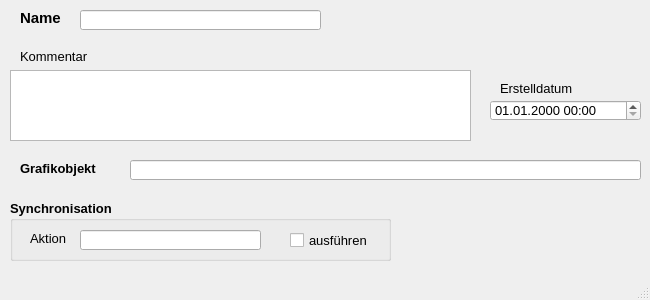
<?xml version="1.0" encoding="UTF-8"?>
<ui version="4.0">
 <class>MainWindow</class>
 <widget class="QMainWindow" name="MainWindow">
  <property name="enabled">
   <bool>true</bool>
  </property>
  <property name="geometry">
   <rect>
    <x>0</x>
    <y>0</y>
    <width>650</width>
    <height>300</height>
   </rect>
  </property>
  <property name="minimumSize">
   <size>
    <width>650</width>
    <height>300</height>
   </size>
  </property>
  <property name="font">
   <font>
    <family>Tahoma</family>
    <pointsize>10</pointsize>
   </font>
  </property>
  <property name="windowTitle">
   <string>Siedlungstyp</string>
  </property>
  <widget class="QWidget" name="centralwidget">
   <widget class="QLabel" name="label">
    <property name="geometry">
     <rect>
      <x>20</x>
      <y>10</y>
      <width>61</width>
      <height>16</height>
     </rect>
    </property>
    <property name="font">
     <font>
      <family>Tahoma</family>
      <pointsize>11</pointsize>
      <weight>75</weight>
      <bold>true</bold>
     </font>
    </property>
    <property name="text">
     <string>Name</string>
    </property>
   </widget>
   <widget class="QLabel" name="label_14">
    <property name="geometry">
     <rect>
      <x>20</x>
      <y>46</y>
      <width>81</width>
      <height>21</height>
     </rect>
    </property>
    <property name="text">
     <string>Kommentar</string>
    </property>
   </widget>
   <widget class="QLineEdit" name="tgnam">
    <property name="geometry">
     <rect>
      <x>80</x>
      <y>10</y>
      <width>241</width>
      <height>20</height>
     </rect>
    </property>
    <property name="toolTip">
     <string>&lt;html&gt;&lt;head/&gt;&lt;body&gt;&lt;p&gt;Eindeutige Bezeichnung&lt;/p&gt;&lt;/body&gt;&lt;/html&gt;</string>
    </property>
    <property name="statusTip">
     <string>Eindeutige Bezeichnung</string>
    </property>
   </widget>
   <widget class="QTextEdit" name="kommentar">
    <property name="geometry">
     <rect>
      <x>10</x>
      <y>70</y>
      <width>461</width>
      <height>71</height>
     </rect>
    </property>
    <property name="toolTip">
     <string>&lt;html&gt;&lt;head/&gt;&lt;body&gt;&lt;p&gt;Platz für zusätzliche Kommentare&lt;/p&gt;&lt;/body&gt;&lt;/html&gt;</string>
    </property>
    <property name="statusTip">
     <string>Platz für zusätzliche Kommentare</string>
    </property>
   </widget>
   <widget class="QgsDateTimeEdit" name="createdat">
    <property name="geometry">
     <rect>
      <x>490</x>
      <y>100</y>
      <width>151</width>
      <height>21</height>
     </rect>
    </property>
    <property name="font">
     <font>
      <family>Tahoma</family>
      <pointsize>10</pointsize>
      <weight>50</weight>
      <bold>false</bold>
     </font>
    </property>
    <property name="currentSection">
     <enum>QDateTimeEdit::DaySection</enum>
    </property>
    <property name="displayFormat">
     <string>dd.MM.yyyy HH:mm</string>
    </property>
   </widget>
   <widget class="QLabel" name="label_70">
    <property name="geometry">
     <rect>
      <x>500</x>
      <y>78</y>
      <width>80</width>
      <height>21</height>
     </rect>
    </property>
    <property name="font">
     <font>
      <family>Tahoma</family>
      <pointsize>10</pointsize>
      <weight>50</weight>
      <bold>false</bold>
     </font>
    </property>
    <property name="text">
     <string>Erstelldatum</string>
    </property>
   </widget>
   <widget class="QGroupBox" name="groupBox_sync">
    <property name="geometry">
     <rect>
      <x>10</x>
      <y>200</y>
      <width>381</width>
      <height>61</height>
     </rect>
    </property>
    <property name="font">
     <font>
      <family>Tahoma</family>
      <pointsize>10</pointsize>
      <weight>75</weight>
      <bold>true</bold>
     </font>
    </property>
    <property name="title">
     <string>Synchronisation</string>
    </property>
    <widget class="QCheckBox" name="status">
     <property name="geometry">
      <rect>
       <x>280</x>
       <y>30</y>
       <width>101</width>
       <height>21</height>
      </rect>
     </property>
     <property name="font">
      <font>
       <family>Tahoma</family>
       <pointsize>10</pointsize>
       <weight>50</weight>
       <bold>false</bold>
      </font>
     </property>
     <property name="toolTip">
      <string>Synchronisation aktivieren</string>
     </property>
     <property name="statusTip">
      <string>Synchronisation aktivieren</string>
     </property>
     <property name="text">
      <string>ausführen</string>
     </property>
    </widget>
    <widget class="QLabel" name="label_19">
     <property name="geometry">
      <rect>
       <x>20</x>
       <y>30</y>
       <width>51</width>
       <height>16</height>
      </rect>
     </property>
     <property name="font">
      <font>
       <family>Tahoma</family>
       <pointsize>10</pointsize>
       <weight>50</weight>
       <bold>false</bold>
      </font>
     </property>
     <property name="text">
      <string>Aktion</string>
     </property>
    </widget>
    <widget class="QLineEdit" name="aktion">
     <property name="geometry">
      <rect>
       <x>70</x>
       <y>30</y>
       <width>181</width>
       <height>20</height>
      </rect>
     </property>
     <property name="toolTip">
      <string>&lt;html&gt;&lt;head/&gt;&lt;body&gt;&lt;p&gt;Maßnahme zur Synchronisation&lt;/p&gt;&lt;/body&gt;&lt;/html&gt;</string>
     </property>
     <property name="statusTip">
      <string>Maßnahme zur Synchronisation</string>
     </property>
    </widget>
   </widget>
   <widget class="QLabel" name="label_21">
    <property name="geometry">
     <rect>
      <x>20</x>
      <y>160</y>
      <width>101</width>
      <height>16</height>
     </rect>
    </property>
    <property name="font">
     <font>
      <family>Tahoma</family>
      <pointsize>10</pointsize>
      <weight>75</weight>
      <bold>true</bold>
     </font>
    </property>
    <property name="text">
     <string>Grafikobjekt</string>
    </property>
   </widget>
   <widget class="QLineEdit" name="objekt">
    <property name="geometry">
     <rect>
      <x>130</x>
      <y>160</y>
      <width>511</width>
      <height>20</height>
     </rect>
    </property>
    <property name="toolTip">
     <string>&lt;html&gt;&lt;head/&gt;&lt;body&gt;&lt;p&gt;Textbeschreibung (WKT) des Grafikobjekts&lt;/p&gt;&lt;/body&gt;&lt;/html&gt;</string>
    </property>
    <property name="statusTip">
     <string>Textbeschreibung des Grafikobjekts</string>
    </property>
   </widget>
  </widget>
  <widget class="QMenuBar" name="menubar">
   <property name="geometry">
    <rect>
     <x>0</x>
     <y>0</y>
     <width>650</width>
     <height>22</height>
    </rect>
   </property>
  </widget>
  <widget class="QStatusBar" name="statusbar"/>
 </widget>
 <customwidgets>
  <customwidget>
   <class>QgsDateTimeEdit</class>
   <extends>QDateTimeEdit</extends>
   <header>qgsdatetimeedit.h</header>
  </customwidget>
 </customwidgets>
 <tabstops>
  <tabstop>tgnam</tabstop>
  <tabstop>kommentar</tabstop>
 </tabstops>
 <resources/>
 <connections/>
</ui>
